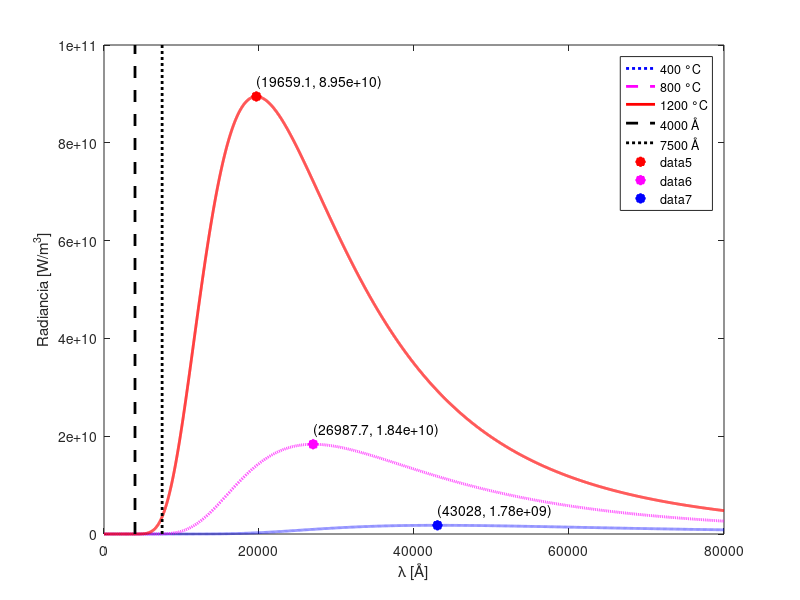
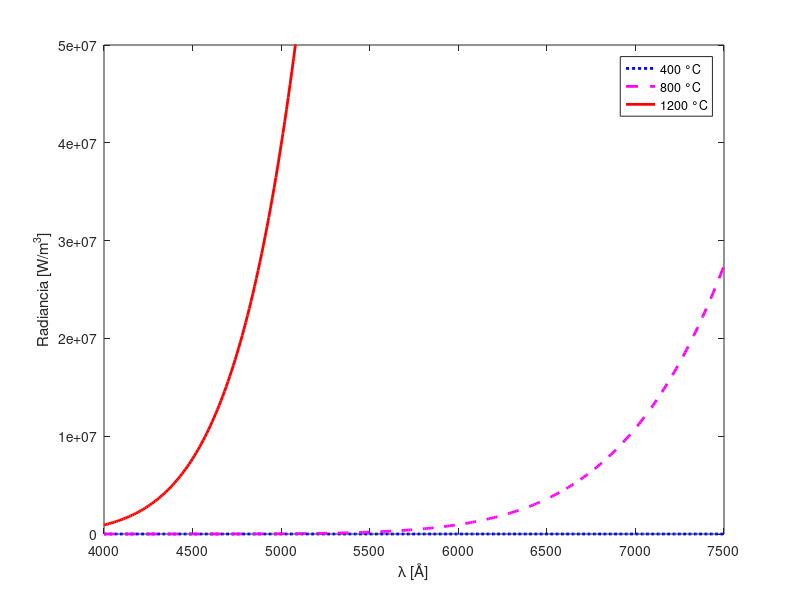

Reproduce these figures in MATLAB, in order.
0;

global H = 6.6216 * 10^-34;
global C = 2.998 * 10^8;
global K = 1.3807 * 10^-23;

global t1 = 400 + 273;
global t2 = 800 + 273;
global t3 = 1200 + 273;

function f = radiancia(_long, temp)
  # _long se considera viene en angstroms
  # temp se considera viene en kelvin
  global H;
  global C;
  global K;
  long = _long .* 10^-10; # Paso a metros
  pow = ((H.*C)./(long.*K.*temp));
  f = ((2.*pi.*H.*C.^2)./(long.^5)) .* (1 ./ ((e.^pow) - 1));
 endfunction
 

# Grafico de 0 a 80.000 Angstroms
min = 0;
max = 80000;
step = 10;

x = min:step:max;

plot(x, radiancia(x, t1), "linewidth", 2, "color", "blue", ':');
legend("400 C");
hold on;
plot(x, radiancia(x, t2), "linewidth", 2, "color", "magenta", '--');
legend("800 C");
hold on;
plot(x, radiancia(x, t3), "linewidth", 2, "color", "red");
hold on;
# Encuentro el límite del Eje Y para graficar una línea vertical
_ylim = ylim;
plot([4000, 4000], _ylim, "linewidth", 2, "color", "black", "--");
hold on;
plot([7500, 7500], _ylim, "linewidth", 2, "color", "black", ":");
# Aplico las leyendas
legend("1200 C");
xlabel("λ [Å]");
ylabel("Radiancia [W/m^3]");
legend("400 °C", "800 °C", "1200 °C", "4000 Å", "7500 Å");

#{
  Para marcar los puntos en la cuál la radiancia es máxima, debo hallar los
  máximos de la funcion para cada una de las temperaturas. Para ello defino
  otras funciones donde sólo depende de la longitud de onda y devuelve el signo
  opuesto, para emplear la funcion de hallar mínimos.
#}
func = @(x) radiancia(x, t3) * -1;
[xmin, f_min_val] = fminbnd(func, 0, 80000);
xmax = xmin;
f_max_val = -f_min_val;
plot(xmax, f_max_val, 'r*', 'linewidth', 5, "color", "red");
aux = sprintf("(%i, %.2e)", xmax, f_max_val);
text(xmax, f_max_val+0.3*10^10, aux);  # Se imprime con un offset para que sea legible

func = @(x) radiancia(x, t2) * -1;
[xmin, f_min_val] = fminbnd(func, 0, 80000);
xmax = xmin;
f_max_val = -f_min_val;
plot(xmax, f_max_val, 'r*', 'linewidth', 5, "color", "magenta");
aux = sprintf("(%i, %.2e)", xmax, f_max_val);
text(xmax, f_max_val+0.3*10^10, aux);

func = @(x) radiancia(x, t1) * -1;
[xmin, f_min_val] = fminbnd(func, 0, 80000);
xmax = xmin;
f_max_val = -f_min_val;
plot(xmax, f_max_val, 'r*', 'linewidth', 5, "color", "blue");
aux = sprintf("(%i, %.2e)", xmax, f_max_val);
text(xmax, f_max_val+0.3*10^10, aux);
hold off;

#------------------- Rango Visible ------------------------
# Gráfico para el rango visible
figure(2);
min = 4000;
max = 7500;
step = 10;

x = min:step:max;
plot(x, radiancia(x, t1), "linewidth", 2, "color", "blue", ':');
legend("400 C");
hold on;
plot(x, radiancia(x, t2), "linewidth", 2, "color", "magenta", '--');
legend("800 C");
hold on;
plot(x, radiancia(x, t3), "linewidth", 2, "color", "red");
legend("1200 C");
xlabel("λ [Å]");
ylabel("Radiancia [W/m^3]");
legend("400 °C", "800 °C", "1200 °C");
# Se ajusta el eje y (experimental) para que se observen mejor las tres curvas
axis([0 1 0 5*10^7], "autox");
hold off;

# ------------------------------
#{
Calcular la radiancia espectral a los 1600 nm para cada una de las temperaturas
del punto a)
#}
r1 = radiancia(16000, t1);
r2 = radiancia(16000, t2);
r3 = radiancia(16000, t3);

printf("La radiancia espectrai a los 1600 nm y 400 °C es de %e\n", r1);
printf("La radiancia espectrai a los 1600 nm y 800 °C es de %e\n", r2);
printf("La radiancia espectrai a los 1600 nm y 1200 °C es de %e\n", r3);
# -----------------------------
#{
Calcular la radiancia en el rango visible para cada una de las temperaturas del punto
a). Resolver “exactamente” utilizando algún método numérico y la aproximación del
rectángulo. Comparar ambos resultados.
#}
function f = square_aprox(temp, n)
  min = 4000;
  max = 7500;
  square_width = (max - min) / n;
  #printf("El ancho del cuadrado es %f\n", square_width);
  sum = 0;
  for i = 1:n
    point = min + ((i-0.5) * square_width);
    #printf("Uso el punto %f\n", point);
    sum += square_width * radiancia(point, temp);
   end;
   # Compenso con angstrom
   f = sum * 10^-10;
endfunction

for i = [t1 t2 t3]
  for j = [1 10000]
    val = square_aprox(i, j);
    printf("Aproximando la radiancia a %d °C con %d rectángulos da %e\n", i, j, val);
  end;
end;


